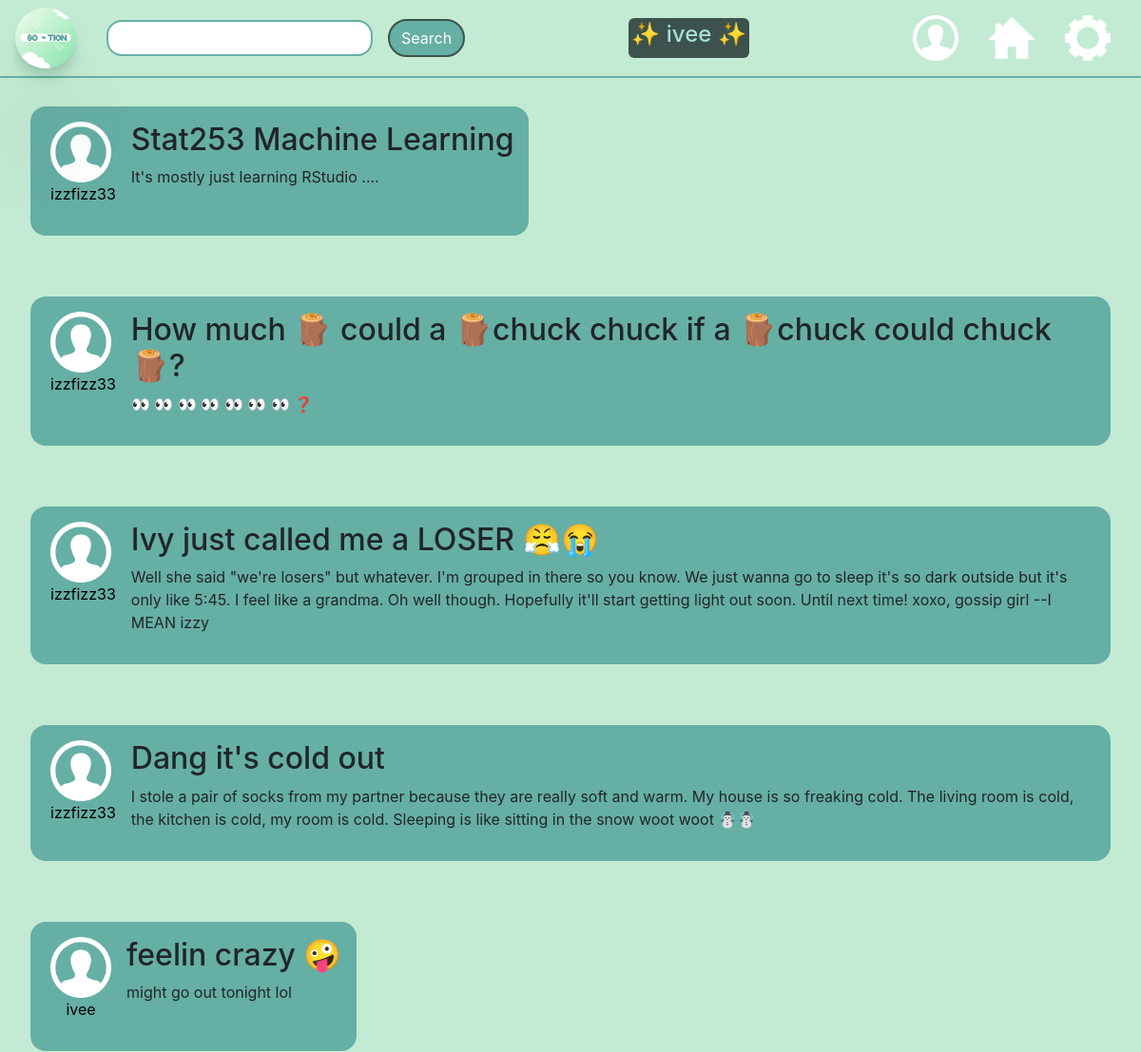
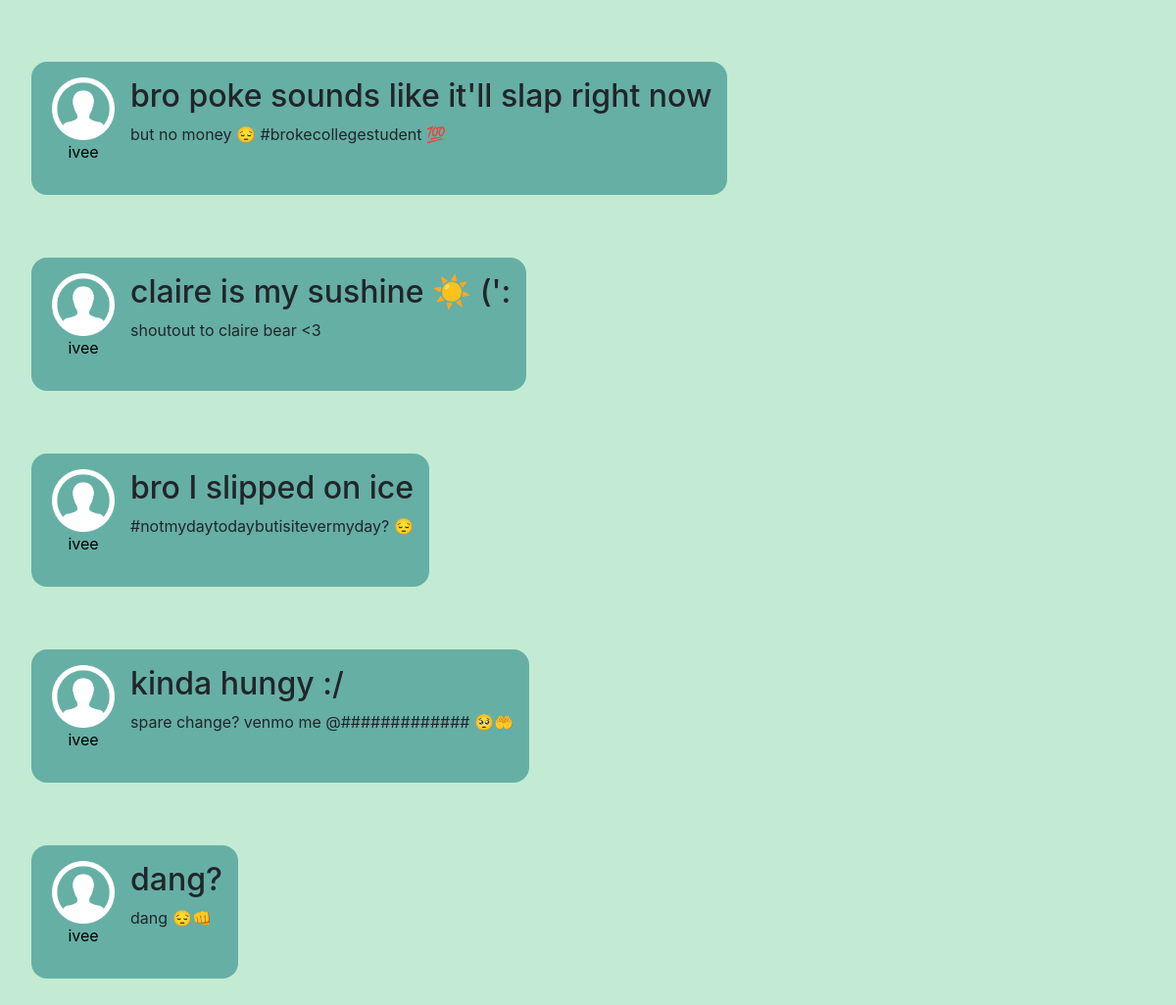
/homefeed (signed in), run on the app's committed database (2 pictures, top to bottom).
### app.py (models this page shows, shortened)
class User(UserMixin, db.Model):
    id = db.Column(db.Integer, primary_key=True)
    email = db.Column(db.String(75), unique=True)
    username = db.Column(db.String(30), unique=True)
    password_hash = db.Column(db.String())
    is_authenticated = db.Column(db.Boolean, default=False)
    pfp_placement = db.Column(db.String(), default="center")
    bio = db.Column(db.String(), default="BIO HERE")
    darkMode = db.Column(db.Boolean, default = True)

class Post(db.Model):
    id = db.Column(db.Integer, primary_key=True)
    user_id = db.Column(db.Integer, unique=False)
    post_title = db.Column(db.String(300), unique=False)
    post_content = db.Column(db.String(2800), unique=False)
    profile_pic = db.Column(db.Boolean, default=False)
    post_username = db.Column(db.String(30))

### app.py (the view, shortened to what this page needs)
@app.route('/homefeed', methods=['POST', "GET"])
@login_required
def homefeed():
    form1 = SearchForm()
    title="'s Homefeed"
    username = current_user.username
    postz = Post.query.all()
    tenposts = postz[-10:]
    return render_template("homefeed.html", title=(current_user.username + title), username=username, post1=reversed(tenposts), form1=form1 )

### forms.py
class SearchForm(FlaskForm):
    searchword = StringField("searchword",validators=[InputRequired(), Length(min=4,max=15)])

### app.py (called while the page is built)
@login_manager.user_loader
def user_loader(user_id):
    return User.query.filter_by(id=user_id).first()

### templates/homefeed.html (shortened to what this page needs)
{% extends "base.html" %}
{% block content %}
<link rel="stylesheet" href="styles/homefeed.css">
{% for post in post1 %}
<div class="post">
  <div class="content">
    <a href="{{url_for('searchprofile', username=post.post_username)}}">
      <div class="pic-and-username">
        <img class="profile-icon" src="../images/profile-icon.png" alt="Profile picture">
        <p style="text-align: center;" class="username">{{ post.post_username }}</p>
      </div>
    </a>
    <div class="content-and-comments">
      <h2> {{ post.post_title }}</h2>
      <p> {{ post.post_content }}</p>
    </div>
  </div>
</div>
{% endfor %}
{% endblock content %}

### templates/base.html (shortened to what this page needs)
<!doctype html>
<html lang="en">
<head>
    <link rel="stylesheet" href="https://stackpath.bootstrapcdn.com/bootstrap/4.3.1/css/bootstrap.min.css"
>
    <link rel="stylesheet" href="../styles/homefeed.css">
</head>
<body>
    <nav class="fixed-top">
        <div class="navbar fixed-top nav">
            <div id="logo-and-search">
                <a href="{{ url_for('homefeed') }}">
                    <img class="navbar-logo" src="../images/So-tion-logo-pic.png" alt="So-tion logo" />
                </a>
                <form action="/search" method="POST">
                    {{ form1.searchword(class_="form-control") }}
                    <button type="submit" class="search-button btn btn-primary">Search</button>
                </form>
            </div>
            <div id='username-block'>
                <h4 id="username-text">&#x2728; {{username}} &#x2728;</h4>
            </div>
            <div id="right-navbar-images">
                <a href="{{ url_for('profile') }}">
                    <img class="profile-icon-navbar" src="../images/profile-icon.png" alt="profile icon button" /></a>
                <a href="{{ url_for('homefeed') }}">
                    <img class="home-navbar" src="../images/home.jpg" href="{{ url_for('homefeed') }}"
                        alt="Home button" /></a>
                <a href="{{ url_for('settings') }}">
                    <img class="gear-navbar" src="../images/gear.png" alt="Gear button" /></a>
            </div>
        </div>
        <div class="navbar-divider nav"></div>
    </nav>
    {% block content %}
    {% endblock %}
</body>
</html>

### static/styles/homefeed.css (style rules this page uses)
body { background-color: #c3ebd3; }
.navbar-logo { width: 4em; height: 4em; border-radius: 3em; border-width: 3em; box-shadow: 0 2.8px 2.2px rgba(24, 80, 72, 0.034), 0 6.7px 5.3px rgba(36, 110, 101, 0.048), 0 120.5px 179px rgba(33, 83, 77, 0.06), 0 12.3px 7.9px rgba(38, 83, 77, 0.072), 0 14.8px 20.4px rgba(25, 90, 81, 0.086), 0 100px 80px rgba(42, 90, 84, 0.12); }
.home-navbar, .gear-navbar, .profile-icon-navbar { width: 3em; height: 3em; position:relative; display: flex; justify-content: right; }
#logo-and-search { display: flex; justify-content: left; column-gap: 2em; }
#right-navbar-images { display: flex; justify-content: right; column-gap: 2em; margin-right: 1em; align-items: center; }
.navbar { display: flex; justify-content: space-between; position: fixed; }
.navbar-divider { height: 2px; background-color: #66afa5; margin-top: 5em; margin-bottom: 1em; border-radius: 5em; }
.post { display:flex; flex-direction: row; column-gap: 1em; border-width: 3em; padding: 2em; border-radius: 2px; border-color:black; }
.post:first-of-type { margin-top: 5em; }
.profile-icon { height:4em; width:4em; }
.fixed-top { position:fixed; background-color: #c3ebd3; }
.pic-and-username { display:flex; flex-direction: column; margin-right: 1em; margin-left: 5px; }
.content { display:flex; flex-direction: row; background-color: #66afa5; border-radius: 1em; padding: 1em; }
#username-block { background-color: #3D524c; padding: 3px; border-radius: 6px; color:#a5e1d9; }
.search-button { background-color: #66afa5; border:solid; border-width: 2px; border-color: #3D524c; border-radius: 35px; color:white; }
form { display: flex; align-items: center; column-gap: 1em; }
.form-control { border-radius: 1em; padding-left: 1em; border-color: #66afa5; border-width: 2px; }
a { text-decoration: none; color: black; }
.username { text-align: center; }

### data on the page
User: username "ivee"
Post: post_username "izzfizz33", post_title "Stat253 Machine Learning", post_content "It's mostly just learning RStudio ...."
Post: post_username "izzfizz33", post_title "How much 🪵 could a 🪵chuck chuck if a 🪵chuck could chuck 🪵?", post_content "👀 👀 👀 👀 👀 👀 👀 ❓"
Post: post_username "izzfizz33", post_title "Ivy just called me a LOSER 😤😭", post_content "Well she said \"we're losers\" but whatever. I'm grouped in there so you know. We just wanna go to sleep it's so dark outside but it's only like 5:45. I feel like a grandma. Oh well though. Hopefully it'll start getting light out soon. Until next time! xoxo, gossip girl --I MEAN izzy"
Post: post_username "izzfizz33", post_title "Dang it's cold out", post_content "I stole a pair of socks from my partner because they are really soft and warm. My house is so freaking cold. The living room is cold, the kitchen is cold, my room is cold. Sleeping is like sitting in the snow woot woot ☃️☃"
Post: post_username "ivee", post_title "feelin crazy 🤪", post_content "might go out tonight lol"
Post: post_username "ivee", post_title "bro poke sounds like it'll slap right now", post_content "but no money 😔 #brokecollegestudent 💯"
Post: post_username "ivee", post_title "claire is my sushine ☀️ (':", post_content "shoutout to claire bear <3"
Post: post_username "ivee", post_title "bro I slipped on ice", post_content "#notmydaytodaybutisitevermyday? 😔"
Post: post_username "ivee", post_title "kinda hungy :/", post_content "spare change? venmo me @############# 🥺🤲"
Post: post_username "ivee", post_title "dang?", post_content "dang 😔👊"
